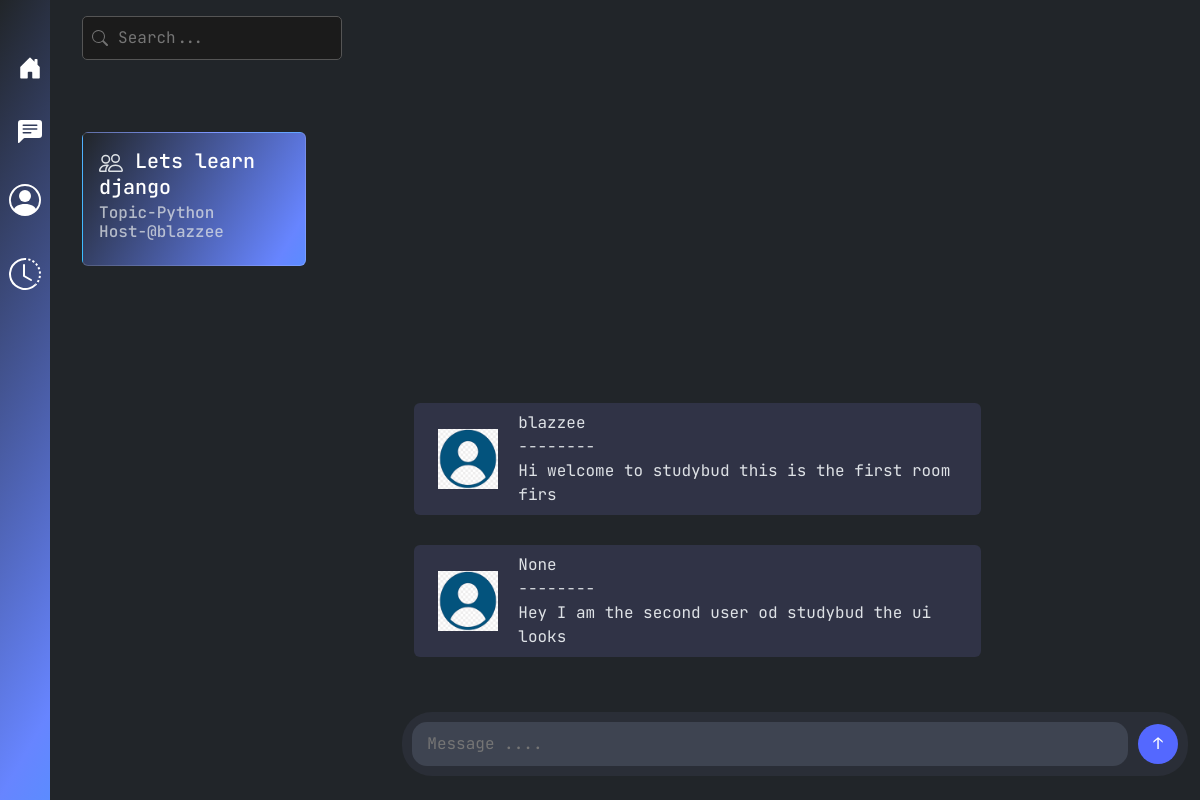
Page /room/1 on the earlier database version.
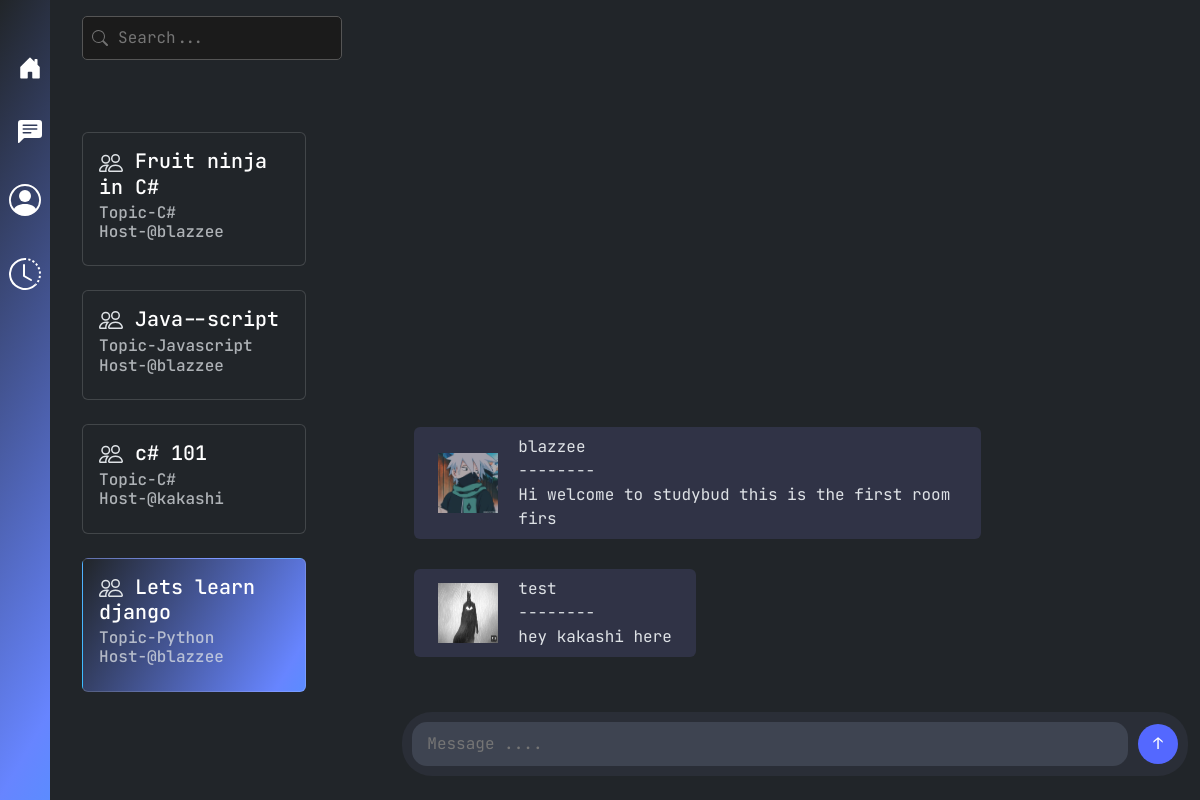
Same page on the later database version.
### base/models.py (models this page shows, shortened)
class Room(Model):
    host=models.ForeignKey(User, on_delete=models.SET_NULL, null= True )
    topic = models.ForeignKey(Topic, on_delete=models.SET_NULL, null=True)
    name = models.CharField(max_length=200)
    description= models.TextField(null=True, blank=True)
    updated = models.DateTimeField(auto_now=True)
    created = models.DateTimeField(auto_now=True)
    class Meta:
        ordering = ['-updated', '-created', ]

class Topic(Model):
    name = models.CharField(max_length=200, blank=False, null= False)
    def __str__(self):
        return self.name

class User(AbstractUser):
    name = models.CharField(max_length=200, null=True)
    bio = models.TextField(blank=True, null=True)
    avatar = models.ImageField(default='default.png', upload_to='avatars/')
    email = models.EmailField(max_length=100, unique=True)
    USERNAME_FIELD = 'email'
    REQUIRED_FIELDS = []

class Message(Model):
    user = models.ForeignKey(User, on_delete=models.CASCADE)
    room = models.ForeignKey(Room, on_delete=models.CASCADE)
    body = models.TextField()
    updated = models.DateTimeField(auto_now=True)
    created = models.DateTimeField(auto_now=True)
    def __str__(self):
        return self.body[0:50]

### base/views.py (the view, shortened to what this page needs)
# urls.py: path('room/<str:id>', views.room, name='room'),
def room(request, id):
    context = None
    room = get_object_or_404(Room, pk=id)
    form = MessageForm()
    messages = Message.objects.filter(room= room)
    context = {'rooms':rooms , 'room':room, 'form':form, 'RoomMessages': messages}
    return render(request, 'base/room.html', context)

### base/forms.py
class MessageForm(ModelForm):
    class Meta:
        model = Message
        fields = ['body']
        widgets = {
                'body':forms.TextInput(attrs={'class':'message-input', 'type':'text', 'placeholder': 'Message ....' })
                }

### base/templates/base/room.html (shortened to what this page needs)
{% extends 'layout.html' %} {% block content %} {% load static %}
<div class="searchbar mx-4 mt-3 mb-5">
    <label for="search" class="icon-label">
        <svg
            xmlns="http://www.w3.org/2000/svg"
            width="16"
            height="16"
            fill="currentColor"
            class="bi bi-search"
            viewBox="0 0 16 16"
        >
            <path
                d="M11.742 10.344a6.5 6.5 0 1 0-1.397 1.398h-.001q.044.06.098.115l3.85 3.85a1 1 0 0 0 1.415-1.414l-3.85-3.85a1 1 0 0 0-.115-.1zM12 6.5a5.5 5.5 0 1 1-11 0 5.5 5.5 0 0 1 11 0"
            />
        </svg>
    </label>
    <input class="search" id="search" type="search" placeholder="Search..." />
</div>
<div class="room-list">
    {% for roomCur in rooms %} {% if roomCur == room %}
    <div
        class="card mb-4 mx-4 my-4 active-room gradient-background"
        style="width: 14rem"
    >
        <div class="card-body">
            <h5 class="card-title">
                <a href="{% url 'room' roomCur.id %}">{{roomCur.name}}</a>
            </h5>
            <h6 class="card-subtitle mb-2 text-body-secondary">
                Topic-{{roomCur.topic}} <br />Host-@{{roomCur.host.username}}
            </h6>
        </div>
    </div>
    {% else %}
    <div class="card mb-4 mx-4 my-4" style="width: 14rem">
        <div class="card-body">
            <h5 class="card-title">
                <a href="{% url 'room' roomCur.id %}">{{roomCur.name}}</a>
            </h5>
            <h6 class="card-subtitle mb-2 text-body-secondary">
                Topic-{{roomCur.topic}} <br />Host-@{{roomCur.host.username}}
            </h6>
        </div>
    </div>
    {% endif %} {% endfor %}
</div>
<div class="chat-area">
    <form action="" method="POST">
        <div class="container-fluid mt-5 mb-4">
            <div class="message-box-container">
                {{ form.body }}
                <input type="submit" class="send-button" value="↑" />
            </div>
        </div>
    </form>
    <div class="message-container">
        {% for message in RoomMessages %} {% if message.user == request.user %}
        <div
            class="message-self mx-4 rounded px-5 py-2 d-flex justify-content-between align-items-center"
        >
            <img
                src="{{ message.user.avatar.url }}"
                alt="Avatar"
                style="
                    width: 60px;
                    height: 60px;
                    margin-right: 20px;
                    background: transparent !important;
                    margin-left: 0px;
                "
            />
            <div class="message-text">
                <span class="username">{{ message.user.name }}</span>
                <br />
                -------- <br />
                {{ message }}
            </div>
        </div>
        {% else %}
        <div
            class="message-others mx-4 rounded px-4 py-2 d-flex justify-content-start align-items-center"
        >
            <img
                src="{{ message.user.avatar.url }}"
                alt="Avatar"
                style="
                    width: 60px;
                    height: 60px;
                    margin-right: 20px;
                    background: transparent !important;
                    margin-left: 0px;
                "
            />
            <div class="message-text">
                <span class="username">{{ message.user.name }}</span>
                <br />
                -------- <br />
                {{ message }}
            </div>
        </div>
        {% endif %} {% endfor %}
    </div>
</div>
{% endblock content %}

### templates/layout.html (shortened to what this page needs)
{% load static %}
<!DOCTYPE html>
<html lang="en">
<head>
  <link href="https://cdn.jsdelivr.net/npm/bootstrap@5.3.3/dist/css/bootstrap.min.css" rel="stylesheet"
 />
  <link rel="stylesheet" href="{% static 'styles.css' %}" />
<link rel="stylesheet" href="{% static 'temp.css' %}" />
<link rel="stylesheet" href="{% static 'styles-room.css' %}" />
<link rel="stylesheet" href="{% static 'temp.css' %}" />
</head>
<body data-bs-theme="dark">
  <section class="page">
    <section class="navbar-dock">
      <div class="my-navbar ">
        <nav class="navbar navbar-expand-lg navbar-dark gradient-background" style="background-color: var(--bs-primary-custom)">
          <div class="collapse navbar-collapse" id="navbarSupportedContent">
            <ul class="navbar-nav me-auto mb-2 mb-lg-0">
              <li class="nav-item">
                <a class="nav-link active" aria-current="page" href="{% url 'home' %}" style="margin-left: -10px;"></a>
              </li>
              <li class="nav-item">
                <a class="nav-link active my-4" aria-current="page" href="#" style="margin-left: -10px;"></a>
              </li>
              <li class="nav-item">
                <a class="nav-link active" aria-current="page" href="{% url 'login' %}" style="margin-left: -15px; margin-bottom: 10px;"></a>
              </li>
              <li class="nav-item">
                             <a class="nav-link active my-3 " aria-current="page" href="{% url 'recent' %}" style="margin-left: -15px;">   </a>
                           </li>
            </ul>
          </div>
        </nav>
      </div>
    </section>
    {% block content %}
    {% endblock content %}
</body>
</html>

### static/styles.css (style rules this page uses)
body { font-family: "JetBrains Mono", monospace; }
:root { --bs-primary-custom: #6785ff; }
.page { display: grid; grid-template-columns: 0.5fr 2.86fr 6.97fr; grid-template-rows: 1.2fr 8.32fr; height: 100vh; }
.navbar-dock { grid-area: 1 / 1 / -1 / 2; writing-mode: vertical-lr; }
.searchbar { grid-area: 1/2/2/3; display: flex; align-items: center; position: relative; }
.searchbar .icon-label { position: absolute; left: 10px; top: 50%; transform: translateY(-50%); color: #888; cursor: pointer; display: flex; align-items: center; justify-content: center; font-size: 16px; }
input.search { color: white; width: 260px; border: 1px solid #555; background-color: #1b1b1b; border-radius: 5px; padding: 9px 4px 9px 35px; outline: none; transition: border-color 0.3s, box-shadow 0.3s; }
.room-list { grid-area: 2/2/-1/3; max-width: 720px; }
.active-room { background-color: #6785ff; }
.chat-area { grid-area: 2/3/-1/-1; display: flex; flex-direction: column-reverse; gap: 50px; }
.message-box-container { display: flex; align-items: center; padding: 10px; background-color: #2a2e37; border-radius: 30px; margin: auto; gap: 10px; order: -1; justify-self: flex-end; }
.message-input { flex-grow: 1; border: none; outline: none; background-color: #3e4451; color: #e0d4ce; border-radius: 15px; padding: 10px 15px; }
.send-button { background-color: #5468ff; border: none; width: 40px; height: 40px; display: flex; justify-content: center; align-items: center; border-radius: 50%; color: white; cursor: pointer; }
.message-others { align-self: flex-start; background-color: #303346; max-width: 70%; }
a { text-decoration: none !important; color: white; }
body { z-index: 0; position: relative; }

### static/temp.css (style rules this page uses)
label { font-size: 12.5px; color: #000; opacity: 0.8; font-weight: 400; }

### static/styles-room.css (style rules this page uses)
.room-list { grid-area: 2/2/-1/3; }
.active-room { background-color: #6785ff; }
.chat-area { grid-area: 2/3/-1/-1; display: flex; flex-direction: column-reverse; gap: 1%; }
.message-box-container { display: flex; align-items: center; padding: 10px; background-color: #2a2e37; border-radius: 30px; margin: auto; gap: 10px; justify-self: flex-end; }
.message-input { flex-grow: 1; border: none; outline: none; background-color: #3e4451; color: #e0d4ce; border-radius: 15px; padding: 10px 15px; }
.send-button { background-color: #5468ff; border: none; width: 40px; height: 40px; display: flex; justify-content: center; align-items: center; border-radius: 50%; color: white; cursor: pointer; }
.message-others { align-self: flex-start; background-color: #303346; max-width: 70%; }
a { text-decoration: none !important; color: white; }
.message-container { display: flex; flex-direction: column; gap: 30px; }
.gradient-background { background: linear-gradient(300deg, #00bfff, #6785ff, #212529); background-size: 180% 180%; animation: gradient-animation 18s ease infinite; }

Differences in the rows shown:
removed Message: user.avatar (placeholder picture), user.name "None", body "Hey I am the second user od studybud the ui looks"
added Room: name "Fruit ninja in C#", topic "C#", host.username "blazzee"
added Room: name "Java--script", topic "Javascript", host.username "blazzee"
added Room: name "c# 101", topic "C#", host.username "kakashi"
changed through a linked row, Message "Hi welcome to studybud this is the first room firs": user.avatar: picture added in place of a placeholder
added Message: user.avatar (picture), user.name "test", body "hey kakashi here"
